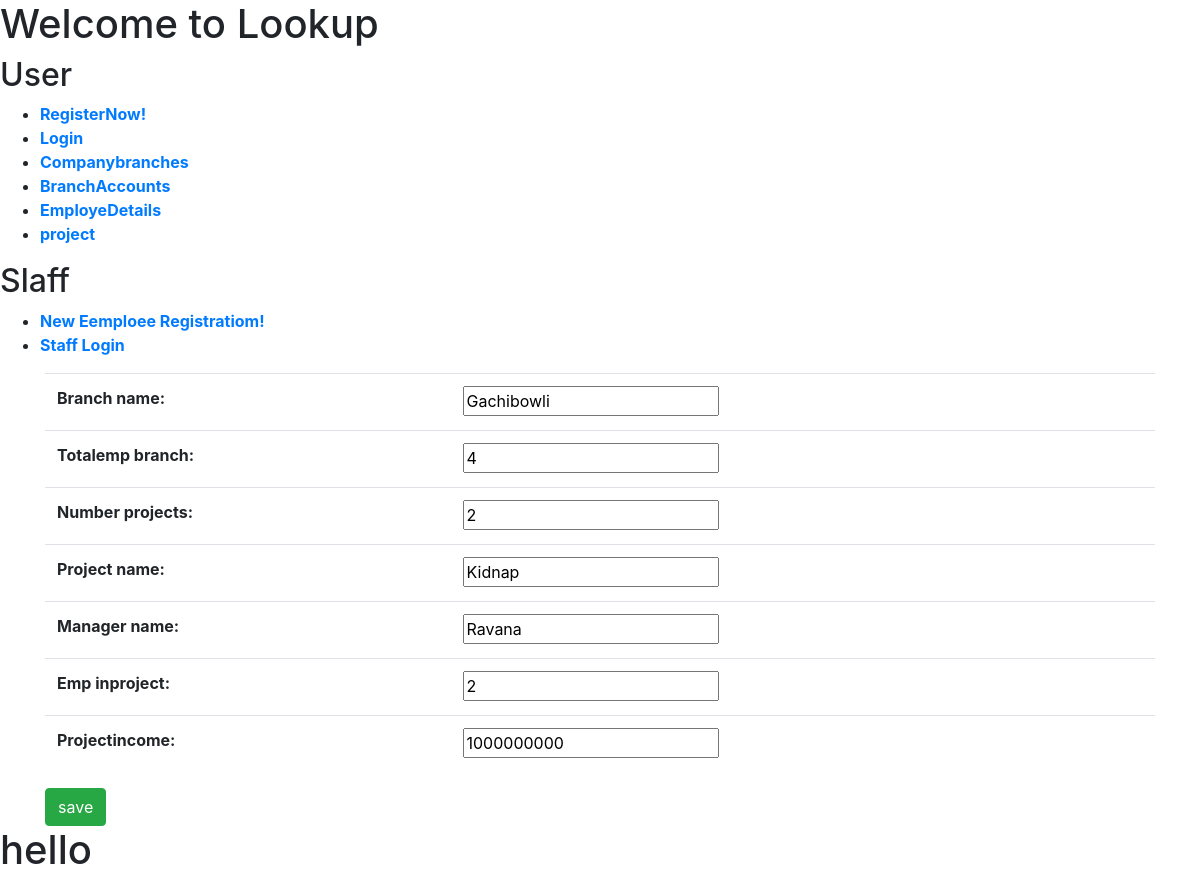
Screenshot of /editprojects/1/edit with the database file from the repository.
### loginsignup/models.py (models this page shows, shortened)
class project(models.Model):
    branch_name=models.CharField(max_length=25)
    totalemp_branch=models.IntegerField()
    number_projects=models.IntegerField()
    project_name=models.CharField(max_length=50)
    manager_name=models.CharField(max_length=25)
    emp_inproject=models.IntegerField()
    projectincome=models.IntegerField()

### loginsignup/views.py (the view)
# urls.py: path('editprojects/<int:pk>/edit',views.edP_page,name='edproject'),
def edP_page(request, pk=None):
    obj = project.objects.get(id=pk)
    if request.method == 'POST':
        edP = Addproject(request.POST, instance=obj)
        if edP.is_valid():
            edP.save()
            return redirect('project')
    else:
        edP = Addproject(instance=obj)
        return render(request, 'edprojects.html', context={'edP': edP})

### loginsignup/forms.py
class Addproject(forms.ModelForm):
    class Meta:
        model= project
        fields='__all__'

### templates/edprojects.html (shortened to what this page needs)
{% extends 'home_page.html' %}
{% block body %}
<div class="container">
    <form class="form" method="post">
        <table class="table table-boardered">
            {{ edP }}
        </table>
        <input type="submit" value="save" class ="btn btn-success">
    </form>
</div>
{% endblock %}

### rows the page displays
project: branch_name "Gachibowli", totalemp_branch "4", number_projects "2", project_name "Kidnap", manager_name "Ravana", emp_inproject "2", projectincome "1000000000"
